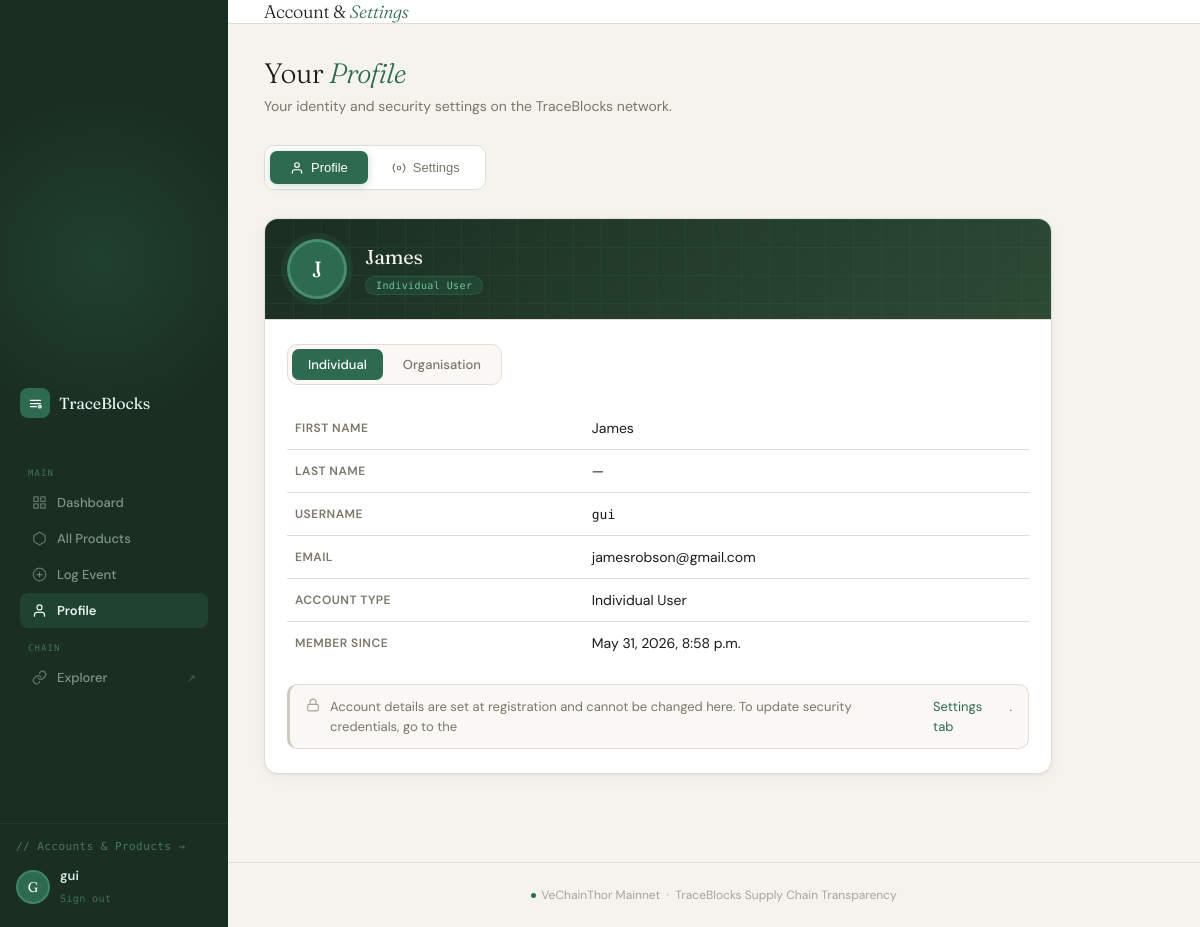
Screenshot of /profile/ (signed in) with the database file from the repository.
### tracker/models.py (models this page shows, shortened)
class User(AbstractUser):
    TYPE_NORMAL = 'NORMAL'
    TYPE_ORG = 'ORGANISATION'
    USER_TYPE_CHOICES = [
        (TYPE_NORMAL, 'Normal User'),
        (TYPE_ORG, 'Organisation User'),
    ]
    user_type = models.CharField(
        max_length=20,
        choices=USER_TYPE_CHOICES,
        default=TYPE_NORMAL
    )
    first_name        = models.CharField(max_length=100, blank=True)
    second_name       = models.CharField(max_length=100, blank=False)
    middle_name       = models.CharField(max_length=100, blank=True)
    phonenumber       = models.CharField(max_length=15, blank=True, null=True)
    organisation_name = models.CharField(max_length=100, blank=False, null=True)

### tracker/views.py (the view)
# urls.py: path('profile/', views.profile_view, name="profile")
def profile_view(request):
    return render(request, "profile.html", {"User": User})

### tracker/templates/profile.html (shortened to what this page needs)
{% load static %}
<!DOCTYPE html>
<html lang="en">
<head>
</head>
<body>
  <aside class="sidebar">
    <div class="sidebar-glow"></div>
    <div class="sidebar-top">
      <a href="/" class="logo">
        <div class="logo-mark">
          <svg viewBox="0 0 24 24"><path d="M4 7h16M4 12h16M4 17h10"/><circle cx="19" cy="17" r="2"/></svg>
        </div>
        <span class="logo-name">TraceBlocks</span>
      </a>
      <div class="nav-menu">
        <div class="nav-section-label">Main</div>
        <a href="{% url 'interface' %}" class="nav-item">
          <svg viewBox="0 0 24 24"><rect x="3" y="3" width="7" height="7"/><rect x="14" y="3" width="7" height="7"/><rect x="3" y="14" width="7" height="7"/><rect x="14" y="14" width="7" height="7"/></svg>
          Dashboard
        </a>
        <a href="{% url 'index' %}" class="nav-item">
          <svg viewBox="0 0 24 24"><path d="M21 16V8a2 2 0 0 0-1-1.73l-7-4a2 2 0 0 0-2 0l-7 4A2 2 0 0 0 3 8v8a2 2 0 0 0 1 1.73l7 4a2 2 0 0 0 2 0l7-4A2 2 0 0 0 21 16z"/></svg>
          All Products
        </a>
        <a href="{% url 'events' %}" class="nav-item">
          <svg viewBox="0 0 24 24"><circle cx="12" cy="12" r="10"/><line x1="12" y1="8" x2="12" y2="16"/><line x1="8" y1="12" x2="16" y2="12"/></svg>
          Log Event
        </a>
        <a href="#" class="nav-item active">
          <svg viewBox="0 0 24 24"><path d="M20 21v-2a4 4 0 0 0-4-4H8a4 4 0 0 0-4 4v2"/><circle cx="12" cy="7" r="4"/></svg>
          Profile
        </a>
        <div class="nav-section-label">Chain</div>
        <a href="https://insight.vecha.in/#/test/" target="_blank" class="nav-item">
          <svg viewBox="0 0 24 24"><path d="M10 13a5 5 0 0 0 7.54.54l3-3a5 5 0 0 0-7.07-7.07l-1.72 1.71"/><path d="M14 11a5 5 0 0 0-7.54-.54l-3 3a5 5 0 0 0 7.07 7.07l1.71-1.71"/></svg>
          Explorer
          <span class="nav-ext">↗</span>
        </a>
      </div>
    </div>
    <div class="sidebar-footer">
      <a href="{% url 'index' %}" class="accounts-link">// Accounts &amp; Products →</a>
      <div class="user-row">
        <div class="user-avatar" id="sidebar-avatar">U</div>
        <div class="user-info">
          <span id="display-username">{{ user.username|default:"User" }}</span>
          <form method="post" action="{% url 'logout' %}" style="margin:0">
            <button type="submit" class="logout-btn">Sign out</button>
          </form>
        </div>
      </div>
    </div>
  </aside>
  <main class="main-content">
    <header class="topbar">
      <h1 class="topbar-title">Account &amp; <em>Settings</em></h1>
    </header>
    <div class="inner">
      <div class="page-intro">
        <h2>Your <em>Profile</em></h2>
        <p>Your identity and security settings on the TraceBlocks network.</p>
      </div>
      <div class="tab-nav">
        <button class="tab-btn active" onclick="switchTab('profile', this)">
          <svg viewBox="0 0 24 24"><path d="M20 21v-2a4 4 0 0 0-4-4H8a4 4 0 0 0-4 4v2"/><circle cx="12" cy="7" r="4"/></svg>
          Profile
        </button>
        <button class="tab-btn" onclick="switchTab('settings', this)">
          <svg viewBox="0 0 24 24"><circle cx="12" cy="12" r="3"/><path d="M19.07 4.93a10 10 0 0 1 0 14.14M4.93 4.93a10 10 0 0 0 0 14.14"/></svg>
          Settings
        </button>
      </div>
      <div id="tab-profile" class="tab-panel active">
        <div class="section-card">
          <div class="profile-hero">
            <div class="profile-avatar" id="display-initials">TB</div>
            <div class="profile-hero-info">
              <div class="profile-hero-name" id="display-name-val">TraceBlocks User</div>
              <div class="profile-type-badge" id="display-account-type-badge">
                Individual User
              </div>
            </div>
          </div>
          <div class="section-body">
            <div class="type-toggle" id="type-toggle">
              <label id="lbl-individual" class="active" onclick="switchProfileView('individual')">
                Individual
              </label>
              <label id="lbl-org" onclick="switchProfileView('organisation')">
                Organisation
              </label>
            </div>
            <div id="display-individual">
              <table class="info-table">
                <tr>
                  <td>First Name</td>
                  <td id="display-firstname">{{ user.first_name|default:"—" }}</td>
                </tr>
                <tr>
                  <td>Last Name</td>
                  <td id="display-lastname">{{ user.last_name|default:"—" }}</td>
                </tr>
                <tr>
                  <td>Username</td>
                  <td><span class="mono" id="display-uname">{{ user.username }}</span></td>
                </tr>
                <tr>
                  <td>Email</td>
                  <td id="display-email">{{ user.email|default:"—" }}</td>
                </tr>
                <tr>
                  <td>Account Type</td>
                  <td>Individual User</td>
                </tr>
                <tr>
                  <td>Member Since</td>
                  <td id="display-joined">{{ user.date_joined }}</td>
                </tr>
              </table>
            </div>
            <div class="notice">
              <svg viewBox="0 0 24 24"><rect x="3" y="11" width="18" height="11" rx="2" ry="2"/><path d="M7 11V7a5 5 0 0 1 10 0v4"/></svg>
              Account details are set at registration and cannot be changed here. To update security credentials, go to the <a href="#" onclick="switchTab('settings', document.querySelectorAll('.tab-btn')[1]);return false;">Settings tab</a>.
            </div>
          </div>
        </div>
      </div>
    </div>
    <footer class="site-footer">
      <span class="chain-dot"></span>VeChainThor Mainnet &nbsp;·&nbsp; TraceBlocks Supply Chain Transparency
    </footer>
  </main>
</body>
</html>

### rows the page displays
User: first_name "James", last_name "—", username "gui", email "jamesrobson@gmail.com", date_joined "May 31, 2026, 8:58 p.m."
